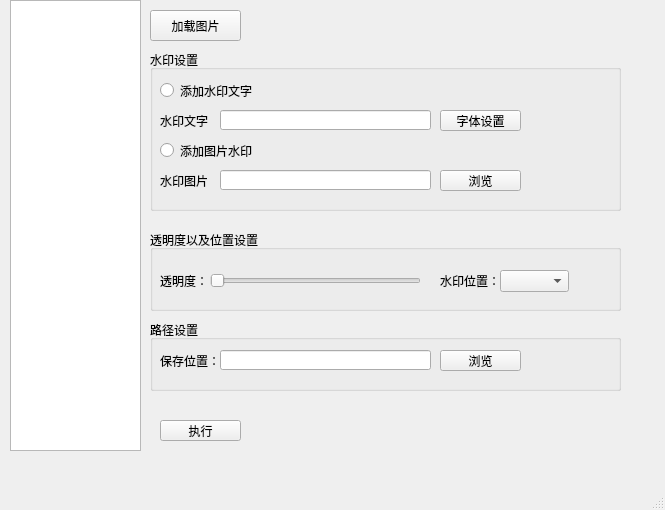
<?xml version="1.0" encoding="UTF-8"?>
<ui version="4.0">
 <class>waterMarkWindow</class>
 <widget class="QMainWindow" name="waterMarkWindow">
  <property name="geometry">
   <rect>
    <x>0</x>
    <y>0</y>
    <width>665</width>
    <height>510</height>
   </rect>
  </property>
  <property name="windowTitle">
   <string>添加水印</string>
  </property>
  <widget class="QWidget" name="centralwidget">
   <widget class="QListWidget" name="listWidget">
    <property name="geometry">
     <rect>
      <x>10</x>
      <y>0</y>
      <width>131</width>
      <height>451</height>
     </rect>
    </property>
   </widget>
   <widget class="QGroupBox" name="groupBox">
    <property name="geometry">
     <rect>
      <x>150</x>
      <y>50</y>
      <width>471</width>
      <height>161</height>
     </rect>
    </property>
    <property name="title">
     <string>水印设置</string>
    </property>
    <widget class="QRadioButton" name="rbtn_addText">
     <property name="geometry">
      <rect>
       <x>10</x>
       <y>30</y>
       <width>121</width>
       <height>21</height>
      </rect>
     </property>
     <property name="text">
      <string>添加水印文字</string>
     </property>
    </widget>
    <widget class="QLabel" name="label">
     <property name="geometry">
      <rect>
       <x>10</x>
       <y>60</y>
       <width>51</width>
       <height>21</height>
      </rect>
     </property>
     <property name="text">
      <string>水印文字：</string>
     </property>
    </widget>
    <widget class="QLineEdit" name="ledit_text">
     <property name="geometry">
      <rect>
       <x>70</x>
       <y>60</y>
       <width>211</width>
       <height>20</height>
      </rect>
     </property>
    </widget>
    <widget class="QPushButton" name="btn_fontSet">
     <property name="geometry">
      <rect>
       <x>290</x>
       <y>60</y>
       <width>81</width>
       <height>21</height>
      </rect>
     </property>
     <property name="text">
      <string>字体设置</string>
     </property>
    </widget>
    <widget class="QRadioButton" name="rbtn_addImage">
     <property name="geometry">
      <rect>
       <x>10</x>
       <y>90</y>
       <width>121</width>
       <height>21</height>
      </rect>
     </property>
     <property name="text">
      <string>添加图片水印</string>
     </property>
    </widget>
    <widget class="QPushButton" name="btn_brower">
     <property name="geometry">
      <rect>
       <x>290</x>
       <y>120</y>
       <width>81</width>
       <height>21</height>
      </rect>
     </property>
     <property name="text">
      <string>浏览</string>
     </property>
    </widget>
    <widget class="QLineEdit" name="ledit_addImage">
     <property name="geometry">
      <rect>
       <x>70</x>
       <y>120</y>
       <width>211</width>
       <height>20</height>
      </rect>
     </property>
    </widget>
    <widget class="QLabel" name="label_2">
     <property name="geometry">
      <rect>
       <x>10</x>
       <y>120</y>
       <width>51</width>
       <height>21</height>
      </rect>
     </property>
     <property name="text">
      <string>水印图片</string>
     </property>
    </widget>
   </widget>
   <widget class="QPushButton" name="button_loadImage">
    <property name="geometry">
     <rect>
      <x>150</x>
      <y>10</y>
      <width>91</width>
      <height>31</height>
     </rect>
    </property>
    <property name="text">
     <string>加载图片</string>
    </property>
   </widget>
   <widget class="QGroupBox" name="groupBox_2">
    <property name="geometry">
     <rect>
      <x>150</x>
      <y>230</y>
      <width>471</width>
      <height>81</height>
     </rect>
    </property>
    <property name="title">
     <string>透明度以及位置设置</string>
    </property>
    <widget class="QSlider" name="horizontalSlider">
     <property name="geometry">
      <rect>
       <x>60</x>
       <y>40</y>
       <width>211</width>
       <height>22</height>
      </rect>
     </property>
     <property name="orientation">
      <enum>Qt::Horizontal</enum>
     </property>
    </widget>
    <widget class="QLabel" name="label_3">
     <property name="geometry">
      <rect>
       <x>10</x>
       <y>40</y>
       <width>51</width>
       <height>21</height>
      </rect>
     </property>
     <property name="text">
      <string>透明度：</string>
     </property>
    </widget>
    <widget class="QLabel" name="label_4">
     <property name="geometry">
      <rect>
       <x>290</x>
       <y>40</y>
       <width>71</width>
       <height>21</height>
      </rect>
     </property>
     <property name="text">
      <string>水印位置：</string>
     </property>
    </widget>
    <widget class="QComboBox" name="comboBox">
     <property name="geometry">
      <rect>
       <x>350</x>
       <y>40</y>
       <width>69</width>
       <height>22</height>
      </rect>
     </property>
    </widget>
   </widget>
   <widget class="QGroupBox" name="groupBox_3">
    <property name="geometry">
     <rect>
      <x>150</x>
      <y>320</y>
      <width>471</width>
      <height>71</height>
     </rect>
    </property>
    <property name="title">
     <string>路径设置</string>
    </property>
    <widget class="QLabel" name="label_5">
     <property name="geometry">
      <rect>
       <x>10</x>
       <y>30</y>
       <width>61</width>
       <height>21</height>
      </rect>
     </property>
     <property name="text">
      <string>保存位置：</string>
     </property>
    </widget>
    <widget class="QLineEdit" name="ledit_savePostion">
     <property name="geometry">
      <rect>
       <x>70</x>
       <y>30</y>
       <width>211</width>
       <height>20</height>
      </rect>
     </property>
    </widget>
    <widget class="QPushButton" name="btn_brower2">
     <property name="geometry">
      <rect>
       <x>290</x>
       <y>30</y>
       <width>81</width>
       <height>21</height>
      </rect>
     </property>
     <property name="text">
      <string>浏览</string>
     </property>
    </widget>
   </widget>
   <widget class="QPushButton" name="btn_execute">
    <property name="geometry">
     <rect>
      <x>160</x>
      <y>420</y>
      <width>81</width>
      <height>21</height>
     </rect>
    </property>
    <property name="text">
     <string>执行</string>
    </property>
   </widget>
  </widget>
  <widget class="QMenuBar" name="menubar">
   <property name="geometry">
    <rect>
     <x>0</x>
     <y>0</y>
     <width>665</width>
     <height>23</height>
    </rect>
   </property>
  </widget>
  <widget class="QStatusBar" name="statusbar"/>
 </widget>
 <resources/>
 <connections/>
</ui>
